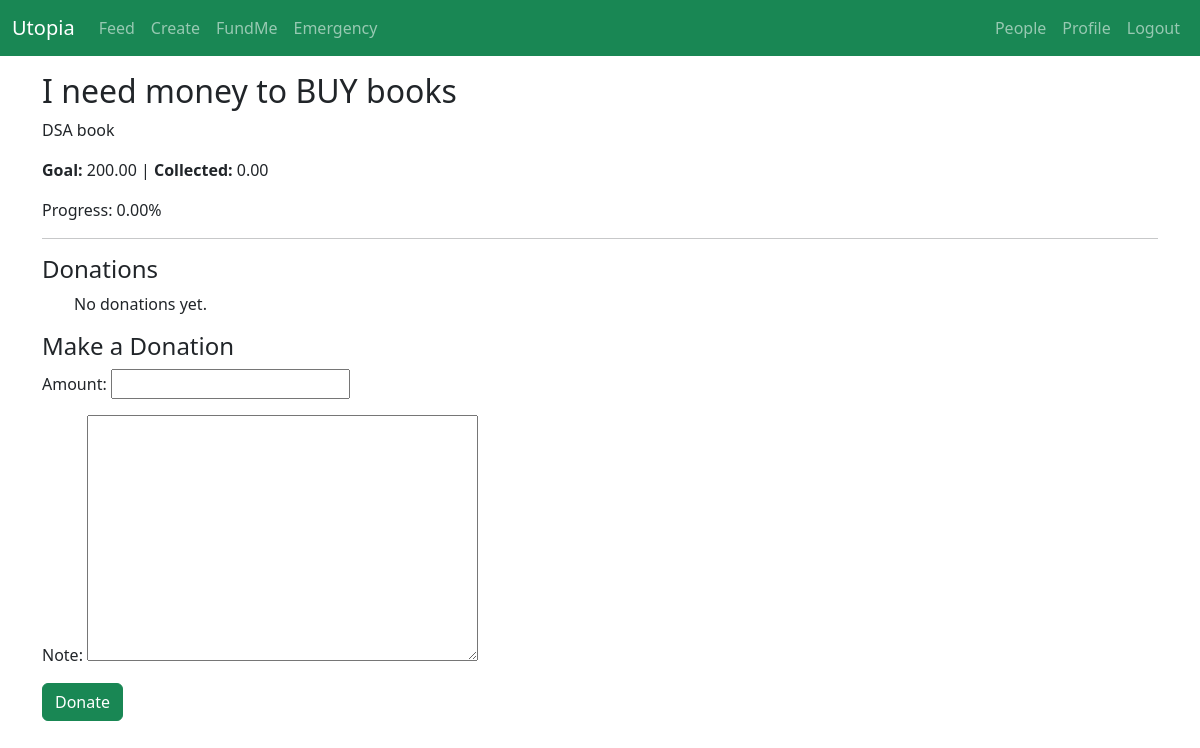
Before: /funding/2/ (signed in) with the older database file.
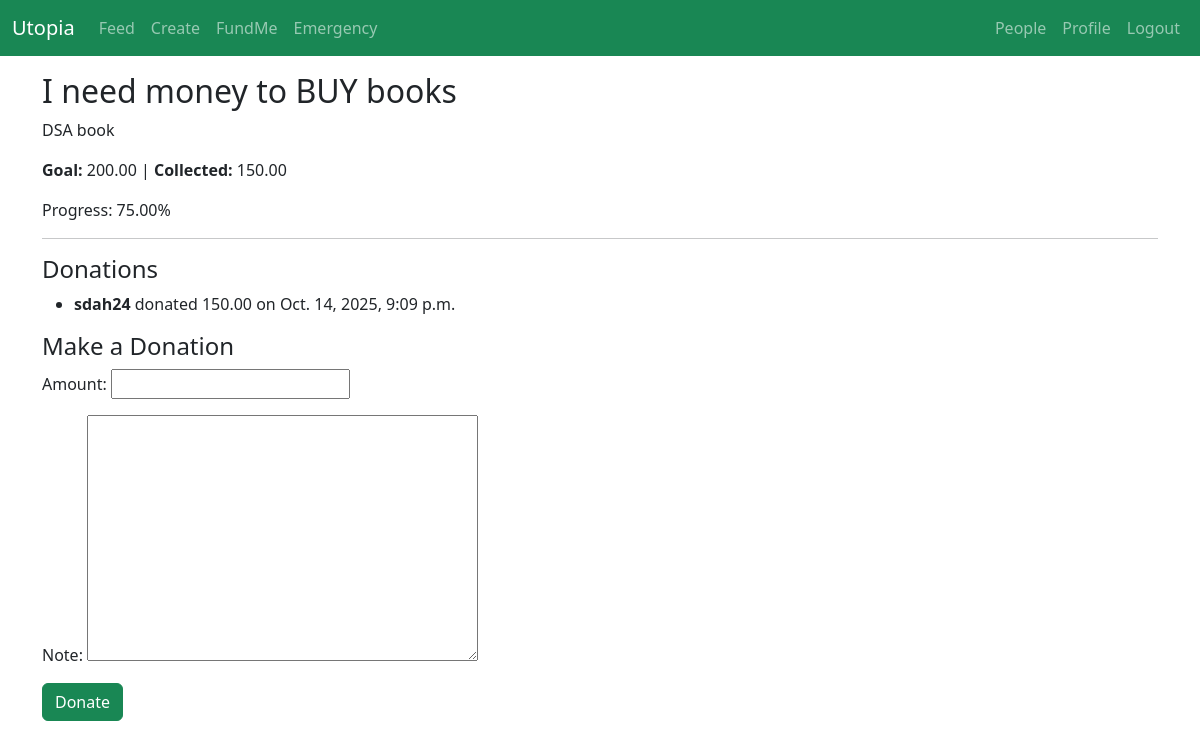
After: the same page with the newer database file.
### funding/models.py (models this page shows, shortened)
class FundMePost(models.Model):
    author = models.ForeignKey(User, on_delete=models.CASCADE, related_name="fundme_posts")
    title = models.CharField(max_length=255)
    description = models.TextField()
    goal_amount = models.DecimalField(max_digits=12, decimal_places=2)
    collected_amount = models.DecimalField(max_digits=12, decimal_places=2, default=0)
    image = models.ImageField(upload_to="funding_images/", blank=True, null=True)
    created_at = models.DateTimeField(default=timezone.now)
    is_active = models.BooleanField(default=True)
    def progress_percent(self):
        if self.goal_amount > 0:
            return round((self.collected_amount / self.goal_amount) * 100, 2)
        return 0

class Donation(models.Model):
    fundme = models.ForeignKey(FundMePost, on_delete=models.CASCADE, related_name="donations")
    donor = models.ForeignKey(User, on_delete=models.SET_NULL, null=True, blank=True)
    amount = models.DecimalField(max_digits=12, decimal_places=2)
    note = models.TextField(blank=True)
    donated_at = models.DateTimeField(default=timezone.now)

### funding/views.py (the view)
# urls.py: path("<int:pk>/", views.fundme_detail, name="fundme_detail"),
def fundme_detail(request, pk):
    post = get_object_or_404(FundMePost, pk=pk)
    donations = post.donations.all()
    if request.method == "POST":
        if request.user.is_authenticated:
            form = DonationForm(request.POST)
            if form.is_valid():
                donation = form.save(commit=False)
                donation.donor = request.user
                donation.fundme = post
                donation.save()
                messages.success(request, "Donation successful! 🎉")
                return redirect("funding:fundme_detail", pk=pk)
        else:
            messages.error(request, "You must be logged in to donate.")
            return redirect("login")
    else:
        form = DonationForm()
    return render(request, "funding/fundme_detail.html", {"post": post, "form": form, "donations": donations})

### funding/forms.py
class DonationForm(forms.ModelForm):
    class Meta:
        model = Donation
        fields = ["amount", "note"]

### templates/funding/fundme_detail.html (shortened to what this page needs)
<!DOCTYPE html>
<html lang="en">
<head>
</head>
<body>
{% extends 'base.html' %}
{% block content %}
<h2>{{ post.title }}</h2>
<p>{{ post.description }}</p>
<p><strong>Goal:</strong> {{ post.goal_amount }} | <strong>Collected:</strong> {{ post.collected_amount }}</p>
<p>Progress: {{ post.progress_percent }}%</p>
<hr>
<h4>Donations</h4>
<ul>
  {% for d in donations %}
  <li><strong>{{ d.donor.username }}</strong> donated {{ d.amount }} on {{ d.donated_at }}</li>
  {% empty %}
  <p>No donations yet.</p>
  {% endfor %}
</ul>
{% if user.is_authenticated %}
<h4>Make a Donation</h4>
<form method="post">
  {{ form.as_p }}
  <button class="btn btn-success">Donate</button>
</form>
{% else %}
<p><a href="{% url 'accounts:login' %}">Login</a> to donate.</p>
{% endif %}
{% endblock %}

Changed rows visible on the page:
changed FundMePost "I need money to BUY books": collected_amount "0.00" → "150.00"; progress_percent "0.00" → "75.00"
added Donation: donor.username "sdah24", amount "150.00", donated_at "Oct. 14, 2025, 9:09 p.m."
Other visible differences:
text no longer shown: "No donations yet."
